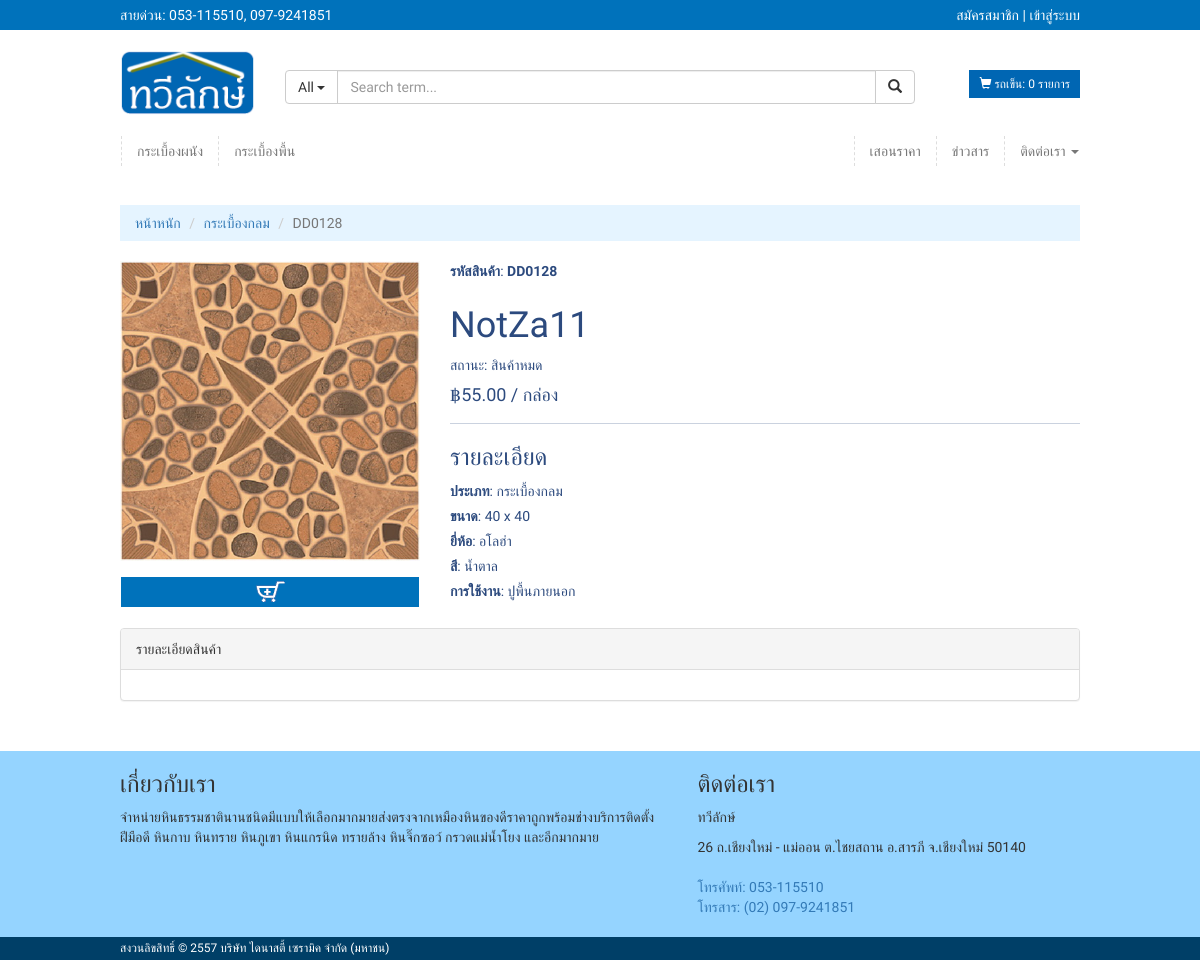
Screenshot of /product.php?id=23 with the database file from the repository.
### tables this page shows
CREATE TABLE `catagory` (
  `id` smallint(6) NOT NULL,
  `parent` smallint(6) NOT NULL,
  `name` varchar(150) NOT NULL,
  `created_at` datetime NOT NULL,
  `updated_at` datetime NOT NULL
);

CREATE TABLE `product` (
  `id` int(11) NOT NULL,
  `code` varchar(255) NOT NULL,
  `name` varchar(255) NOT NULL,
  `catagory` int(11) NOT NULL,
  `branch` varchar(255) NOT NULL,
  `size` varchar(200) NOT NULL,
  `material` varchar(200) NOT NULL COMMENT 'วัสดุ',
  `faceskin` varchar(200) NOT NULL COMMENT 'ผิวหน้า',
  `color` varchar(200) NOT NULL COMMENT 'สี',
  `pattern` varchar(200) NOT NULL COMMENT 'ลวดลาย',
  `usingpro` varchar(200) NOT NULL COMMENT 'การใช้งาน',
  `packingboxes` varchar(200) NOT NULL COMMENT 'ขนาดบรรจุต่อกล่อง',
  `detail` text NOT NULL COMMENT 'รายละเอียดเพิ่มเติม',
  `cover` varchar(255) NOT NULL,
  `price` decimal(8,2) NOT NULL,
  `discount` smallint(6) NOT NULL,
  `amount` int(11) NOT NULL,
  `unit` int(11) NOT NULL,
  `display` tinyint(4) NOT NULL,
  `sort` smallint(6) NOT NULL,
  `display_index` tinyint(4) NOT NULL,
  `create_time` datetime NOT NULL
);

CREATE TABLE `unit` (
  `id` int(11) NOT NULL,
  `name` varchar(200) NOT NULL
);

### product.php (the view, shortened to what this page needs)
<?php session_start();
include 'components/components.php';
$result_products=mysql_query("SELECT * FROM product WHERE id='".$_GET['id']."'") or die(mysql_error());
$row_products = mysql_fetch_array($result_products);
$result_type=mysql_query("SELECT name FROM catagory WHERE id='".$row_products['catagory']."'") or die(mysql_error());
$row_type = mysql_fetch_array($result_type);
$result_unit=mysql_query("SELECT name FROM unit WHERE id='".$row_products['unit']."'") or die(mysql_error());
$row_unit = mysql_fetch_array($result_unit);
$title = $row_products['name'];
?>
<!DOCTYPE html>
<html lang="en">
<head>
    <?php stylesheet($title); ?>
</head>
<body>
    <?php topHeader(); ?>
    <div class="container">
        <?php navHeader(); ?>
        <ol class="breadcrumb">
            <li><a href="index.php">หน้าหนัก</a></li>
            <li><a href="list.php?sub=<?php echo $row_products['catagory']; ?>"><?php echo $row_type['name']; ?></a></li>
            <li class="active"><?php echo $row_products['code']; ?></li>
        </ol>
        <div class="row">
            <div class="col-md-4">
                <img src="uploads/pic_product/<?php echo $row_products['cover']; ?>" alt="<?php echo $row_products['cover']; ?>" width="100%">
                <br>
                <a href="php/store_items.php?ProductID=<?php echo $row_products["id"];?>" class="btn btn-cart cart"><span></span></a>
            </div>
            <div class="col-md-8">
                <div class="product-shop">
                    <div class="product-name">
                        <label>รหัสสินค้า</label><span>:</span> <strong><?php echo $row_products['code']; ?></strong>
                        <h1><?php echo $row_products['name']; ?></h1>
                        <p class="availability in-stock">สถานะ:
                            <span>
                            <?php
                            if (!empty($row_products['amount'])) {
                                echo "ในคลังสินค้า";
                            }else {
                                echo "สินค้าหมด";
                            }
                            ?>
                            </span>
                        </p>
                        <h4><span class="price">฿<?php echo $row_products['price']; ?></span> / <?php echo $row_unit['name']; ?> </h4>
                    </div>
                    <div class="product-details-text">
                        <h3>รายละเอียด</h3>
                        <span class="full"><label>ประเภท</label><span>:</span> <?php echo $row_type['name']; ?> </span>
                        <span class="full"><label>ขนาด</label><span>:</span> <?php echo $row_products['size']; ?> </span>
                        <span class="full"><label>ยี่ห้อ</label><span>:</span> <?php echo $row_products['branch']; ?> </span>
                        <span class="full"><label>สี</label><span>:</span> <?php echo $row_products['color']; ?> </span>
                        <span class="full"><label>การใช้งาน</label><span>:</span> <?php echo $row_products['usingpro']; ?> </span>
                    </div>
                </div>
            </div>
            <div class="col-md-12">
                <br>
                <div class="panel panel-default">
                    <div class="panel-heading">รายละเอียดสินค้า</div>
                    <div class="panel-body">
                    </div>
                </div>
            </div>
        </div>
    </div>
    <?php footer(); ?>
</body>
</html>

### components/components.php (shortened to what this page needs)
<?php
function stylesheet($title) {
?>
	<link rel="stylesheet" href="assets/bootstrap/css/bootstrap.min.css?v=11001">
    <link rel="stylesheet" href="assets/jquery.bxslider/jquery.bxslider.css?v=11001">
    <link rel="stylesheet" href="assets/EasyZoom-master/css/easyzoom.css?v=11001">
    <link rel="stylesheet" href="assets/css/app.css?v=11001">
<?php
}
function topHeader() {
?>
	<div class="top-head">
        <div class="container">
            <div class="row">
                <div class="col-md-6">สายด่วน: 053-115510, 097-9241851</div>
                <div class="col-md-6 text-right">
                    <?php
                    if (!empty($_SESSION['id_user'])) {
                    ?>
                        <span class="glyphicon glyphicon-user"></span> <a href="myuser.php"><?php echo $_SESSION['fname_user']." ".$_SESSION['lname_user']; ?></a>
                    <?php
                    }else {
                    ?>
                        <a href="register.php">สมัครสมาชิก | เข้าสู่ระบบ</a>
                    <?php } ?>
                </div>
            </div>
        </div>
    </div>
<?php
}
function navHeader() {
?>
	<header>
        <div class="row middle-head">
            <div class="col-md-2 col-sm-3 col-xs-4">
                <a href="index.php"><img src="images/logo.png" class="img-responsive" alt="Logo"></a>
            </div>
            <div class="col-md-8 col-sm-6 col-xs-8">
                <br class="hidden-xs">
                <div class="input-group">
                    <div class="input-group-btn search-panel">
                        <button type="button" class="btn btn-default">
                            <span id="search_concept">All</span> <span class="caret"></span>
                        </button>
                    </div>
                    <input type="text" class="form-control" name="x" placeholder="Search term...">
                    <span class="input-group-btn">
                        <button class="btn btn-default" type="button"><span class="glyphicon glyphicon-search"></span></button>
                    </span>
                </div>
            </div>
            <div class="col-md-2 col-sm-3 col-xs-12 text-right">
                <br>
                <?php
                if (count(@$_SESSION["strProductID"])) {
                ?>
                <a class="btn btn-shop btn-sm" href="cart.php"><span class="glyphicon glyphicon-shopping-cart"></span> รถเข็น: <?php echo count(@$_SESSION["strProductID"]); ?>  รายการ </a>
                <?php
                }else {
                ?>
                <a class="btn btn-shop btn-sm" href="#"><span class="glyphicon glyphicon-shopping-cart"></span> รถเข็น: <?php echo count(@$_SESSION["strProductID"]); ?>  รายการ </a>
                <?php
                }?>
            </div>
        </div>
    </header>
    <nav class="navbar navbar-default">
        <div class="collapse navbar-collapse" id="bs-example-navbar-collapse-1">
            <ul class="nav navbar-nav">
                <?php
                $result_cat=mysql_query("SELECT * FROM catagory WHERE parent='0'") or die(mysql_error());
                while ($row_cat = mysql_fetch_array($result_cat)) {
                ?>
                <li><a href="list.php?cat=<?php echo $row_cat['id']; ?>"><?php echo $row_cat['name']; ?></a></li>
                <?php } ?>
            </ul>
            <ul class="nav navbar-nav navbar-right">
                <li><a href="news.php">เสอนราคา</a></li>
                <li><a href="news.php">ข่าวสาร</a></li>
                <li class="dropdown">
                    <a href="#" class="dropdown-toggle" data-toggle="dropdown" role="button" aria-haspopup="true" aria-expanded="false">ติดต่อเรา <span class="caret"></span></a>
                </li>
            </ul>
        </div>
    </nav>
<?php
}
function footer() {
?>
	<footer>
        <div class="container">
            <div class="row">
                <div class="col-md-7">
                    <h3>เกี่ยวกับเรา</h3>
                    <p>จำหน่ายหินธรรมชาตินานชนิดมีแบบให้เลือกมากมายส่งตรงจากเหมืองหินของดีราคาถูกพร้อมช่างบริการติดตั้งฝีมือดี หินกาบ หินทราย หินภูเขา หินแกรนิด ทรายล้าง หินจิ๊กซอว์ กรวดแม่น้ำโยง และอีกมากมาย</p>
                </div>
                <div class="col-md-5">
                    <h3>ติดต่อเรา</h3>
                    <p>ทวีลักษ์</p>
                    <address>
                        26 ถ.เชียงใหม่ - แม่ออน
                        ต.ไชยสถาน อ.สารภี จ.เชียงใหม่ 50140
                    </address>
                    <div class="telphone">
                        <a href="tel:022769275">โทรศัพท์: 053-115510 </a>
                        <br>
                        <a href="tel:022769275">โทรสาร: (02) 097-9241851</a>
                    </div>
                </div>
            </div>
        </div>
    </footer>
    <div class="copyright">
        <div class="container"><address>สงวนลิขสิทธิ์ © 2557 บริษัท ไดนาสตี้ เซรามิค จำกัด (มหาชน)</address></div>
    </div>
<?php
}
?>

### assets/css/app.css (style rules this page uses)
body { font-family: 'Prompt', sans-serif !important; }
.top-head { background-color: #0072bb; padding: 5px 0px; color: #FFF; }
.top-head a { color: #FFF; }
.middle-head { padding: 20px 0px; }
.navbar { border-radius: 0px; }
.navbar-default { background-color: #ffffff; border-color: #ffffff; }
.navbar-collapse { padding: 0px; }
.navbar-default .navbar-nav > li > a { border-left: 1px dashed #DDDDDD; padding-top: 5px; padding-bottom: 5px; -webkit-transition: .3s ease-in-out; transition: .3s ease-in-out; }
.btn-shop { color: white; background-color: #0066b3; border: 0px; border-radius: 0px; font-size: 12px; }
.btn-cart { display: block; width: 100%; padding: 0px; margin-top: 15px; }
.btn-cart span { background: #0072bb url(../../images/add-card.png) center center no-repeat !important; display: block; text-indent: -9999px; width: 100%; height: 30px; padding: 0 2px !important; }
footer { background: #95d4ff; margin-top: 30px; padding-bottom: 20px; }
.copyright { background-color: #003f67; color: #FFF; }
.copyright address { font-size: 12px; padding: 3px 0px; margin: 0px; }
.breadcrumb { padding: 8px 15px; margin-bottom: 20px; list-style: none; background-color: #e5f4ff; border-radius: 0px; }
.product-shop { color: #2c4a7e; font-size: 14px; }
.full { display: block; }
.product-name { margin: 0 0 13px; border-bottom: 1px solid #cad2df; padding-bottom: 8px; }
@media (min-width: 1200px) { .container { width: 990px; } }

### rows the page displays
catagory: name "กระเบื้องผนัง"
catagory: name "กระเบื้องพื้น"
catagory: name "กระเบื้องกลม"
product: code "DD0128", cover (picture), name "NotZa11", price "55.00", size "40 x 40", branch "อโลฮ่า", color "น้ำตาล", usingpro "ปูพื้นภายนอก"
unit: name "กล่อง"

### other values shown
count(@$_SESSION["strProductID"]) "0"
